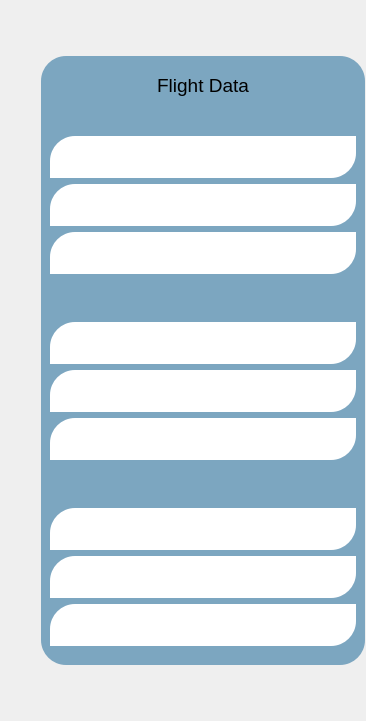
            <widget class="QWidget" name="RKT_model_page">
             <layout class="QHBoxLayout" name="horizontalLayout_20" stretch="6,1">
              <property name="spacing">
               <number>20</number>
              </property>
              <property name="leftMargin">
               <number>20</number>
              </property>
              <property name="topMargin">
               <number>20</number>
              </property>
              <property name="rightMargin">
               <number>0</number>
              </property>
              <property name="bottomMargin">
               <number>20</number>
              </property>
              <item>
               <widget class="QFrame" name="model_frame">
                <property name="styleSheet">
                 <string notr="true">background:#16222d;
border-radius: 25px;</string>
                </property>
                <property name="frameShape">
                 <enum>QFrame::StyledPanel</enum>
                </property>
                <property name="frameShadow">
                 <enum>QFrame::Raised</enum>
                </property>
               </widget>
              </item>
              <item>
               <widget class="QFrame" name="panel_temp_frame">
                <property name="styleSheet">
                 <string notr="true">background:transparent;</string>
                </property>
                <property name="frameShape">
                 <enum>QFrame::StyledPanel</enum>
                </property>
                <property name="frameShadow">
                 <enum>QFrame::Raised</enum>
                </property>
                <layout class="QVBoxLayout" name="verticalLayout_3">
                 <property name="leftMargin">
                  <number>0</number>
                 </property>
                 <property name="topMargin">
                  <number>35</number>
                 </property>
                 <property name="rightMargin">
                  <number>0</number>
                 </property>
                 <property name="bottomMargin">
                  <number>35</number>
                 </property>
                 <item>
                  <widget class="QFrame" name="RKT_model_panel">
                   <property name="styleSheet">
                    <string notr="true">background:#7CA6C0;
border-top-left-radius:25px;
border-bottom-left-radius:25px;
border-bottom-right-radius:25px;
border-top-right-radius:25px;</string>
                   </property>
                   <property name="frameShape">
                    <enum>QFrame::StyledPanel</enum>
                   </property>
                   <property name="frameShadow">
                    <enum>QFrame::Raised</enum>
                   </property>
                   <layout class="QVBoxLayout" name="verticalLayout_8" stretch="0,1,1,1">
                    <property name="spacing">
                     <number>30</number>
                    </property>
                    <property name="leftMargin">
                     <number>0</number>
                    </property>
                    <property name="topMargin">
                     <number>18</number>
                    </property>
                    <property name="rightMargin">
                     <number>0</number>
                    </property>
                    <property name="bottomMargin">
                     <number>10</number>
                    </property>
                    <item>
                     <widget class="QLabel" name="label">
                      <property name="font">
                       <font>
                        <pointsize>14</pointsize>
                       </font>
                      </property>
                      <property name="styleSheet">
                       <string notr="true">background:transparent;</string>
                      </property>
                      <property name="text">
                       <string>Flight Data</string>
                      </property>
                      <property name="alignment">
                       <set>Qt::AlignCenter</set>
                      </property>
                     </widget>
                    </item>
                    <item>
                     <widget class="QFrame" name="frame_28">
                      <property name="frameShape">
                       <enum>QFrame::StyledPanel</enum>
                      </property>
                      <property name="frameShadow">
                       <enum>QFrame::Raised</enum>
                      </property>
                      <layout class="QVBoxLayout" name="verticalLayout_9">
                       <item>
                        <widget class="QFrame" name="frame_31">
                         <property name="minimumSize">
                          <size>
                           <width>306</width>
                           <height>42</height>
                          </size>
                         </property>
                         <property name="styleSheet">
                          <string notr="true">background:white;
border-top-left-radius:25px;
border-bottom-left-radius:0px;
border-bottom-right-radius:25px;
border-top-right-radius:0px;</string>
                         </property>
                         <property name="frameShape">
                          <enum>QFrame::StyledPanel</enum>
                         </property>
                         <property name="frameShadow">
                          <enum>QFrame::Raised</enum>
                         </property>
                        </widget>
                       </item>
                       <item>
                        <widget class="QFrame" name="frame_33">
                         <property name="minimumSize">
                          <size>
                           <width>168</width>
                           <height>42</height>
                          </size>
                         </property>
                         <property name="styleSheet">
                          <string notr="true">background:white;
border-top-left-radius:25px;
border-bottom-left-radius:0px;
border-bottom-right-radius:25px;
border-top-right-radius:0px;</string>
                         </property>
                         <property name="frameShape">
                          <enum>QFrame::StyledPanel</enum>
                         </property>
                         <property name="frameShadow">
                          <enum>QFrame::Raised</enum>
                         </property>
                        </widget>
                       </item>
                       <item>
                        <widget class="QFrame" name="frame_32">
                         <property name="minimumSize">
                          <size>
                           <width>168</width>
                           <height>42</height>
                          </size>
                         </property>
                         <property name="styleSheet">
                          <string notr="true">background:white;
border-top-left-radius:25px;
border-bottom-left-radius:0px;
border-bottom-right-radius:25px;
border-top-right-radius:0px;</string>
                         </property>
                         <property name="frameShape">
                          <enum>QFrame::StyledPanel</enum>
                         </property>
                         <property name="frameShadow">
                          <enum>QFrame::Raised</enum>
                         </property>
                        </widget>
                       </item>
                      </layout>
                     </widget>
                    </item>
                    <item>
                     <widget class="QFrame" name="frame_29">
                      <property name="frameShape">
                       <enum>QFrame::StyledPanel</enum>
                      </property>
                      <property name="frameShadow">
                       <enum>QFrame::Raised</enum>
                      </property>
                      <layout class="QVBoxLayout" name="verticalLayout_10">
                       <item>
                        <widget class="QFrame" name="frame_34">
                         <property name="minimumSize">
                          <size>
                           <width>168</width>
                           <height>42</height>
                          </size>
                         </property>
                         <property name="styleSheet">
                          <string notr="true">background:white;
border-top-left-radius:25px;
border-bottom-left-radius:0px;
border-bottom-right-radius:25px;
border-top-right-radius:0px;</string>
                         </property>
                         <property name="frameShape">
                          <enum>QFrame::StyledPanel</enum>
                         </property>
                         <property name="frameShadow">
                          <enum>QFrame::Raised</enum>
                         </property>
                        </widget>
                       </item>
                       <item>
                        <widget class="QFrame" name="frame_36">
                         <property name="minimumSize">
                          <size>
                           <width>168</width>
                           <height>42</height>
                          </size>
                         </property>
                         <property name="styleSheet">
                          <string notr="true">background:white;
border-top-left-radius:25px;
border-bottom-left-radius:0px;
border-bottom-right-radius:25px;
border-top-right-radius:0px;</string>
                         </property>
                         <property name="frameShape">
                          <enum>QFrame::StyledPanel</enum>
                         </property>
                         <property name="frameShadow">
                          <enum>QFrame::Raised</enum>
                         </property>
                        </widget>
                       </item>
                       <item>
                        <widget class="QFrame" name="frame_35">
                         <property name="minimumSize">
                          <size>
                           <width>168</width>
                           <height>42</height>
                          </size>
                         </property>
                         <property name="styleSheet">
                          <string notr="true">background:white;
border-top-left-radius:25px;
border-bottom-left-radius:0px;
border-bottom-right-radius:25px;
border-top-right-radius:0px;</string>
                         </property>
                         <property name="frameShape">
                          <enum>QFrame::StyledPanel</enum>
                         </property>
                         <property name="frameShadow">
                          <enum>QFrame::Raised</enum>
                         </property>
                        </widget>
                       </item>
                      </layout>
                     </widget>
                    </item>
                    <item>
                     <widget class="QFrame" name="frame_30">
                      <property name="frameShape">
                       <enum>QFrame::StyledPanel</enum>
                      </property>
                      <property name="frameShadow">
                       <enum>QFrame::Raised</enum>
                      </property>
                      <layout class="QVBoxLayout" name="verticalLayout_11">
                       <item>
                        <widget class="QFrame" name="frame_38">
                         <property name="minimumSize">
                          <size>
                           <width>168</width>
                           <height>42</height>
                          </size>
                         </property>
                         <property name="styleSheet">
                          <string notr="true">background:white;
border-top-left-radius:25px;
border-bottom-left-radius:0px;
border-bottom-right-radius:25px;
border-top-right-radius:0px;</string>
                         </property>
                         <property name="frameShape">
                          <enum>QFrame::StyledPanel</enum>
                         </property>
                         <property name="frameShadow">
                          <enum>QFrame::Raised</enum>
                         </property>
                        </widget>
                       </item>
                       <item>
                        <widget class="QFrame" name="frame_39">
                         <property name="minimumSize">
                          <size>
                           <width>168</width>
                           <height>42</height>
                          </size>
                         </property>
                         <property name="styleSheet">
                          <string notr="true">background:white;
border-top-left-radius:25px;
border-bottom-left-radius:0px;
border-bottom-right-radius:25px;
border-top-right-radius:0px;</string>
                         </property>
                         <property name="frameShape">
                          <enum>QFrame::StyledPanel</enum>
                         </property>
                         <property name="frameShadow">
                          <enum>QFrame::Raised</enum>
                         </property>
                        </widget>
                       </item>
                       <item>
                        <widget class="QFrame" name="frame_37">
                         <property name="minimumSize">
                          <size>
                           <width>168</width>
                           <height>42</height>
                          </size>
                         </property>
                         <property name="styleSheet">
                          <string notr="true">background:white;
border-top-left-radius:25px;
border-bottom-left-radius:0px;
border-bottom-right-radius:25px;
border-top-right-radius:0px;</string>
                         </property>
                         <property name="frameShape">
                          <enum>QFrame::StyledPanel</enum>
                         </property>
                         <property name="frameShadow">
                          <enum>QFrame::Raised</enum>
                         </property>
                        </widget>
                       </item>
                      </layout>
                     </widget>
                    </item>
                   </layout>
                  </widget>
                 </item>
                </layout>
               </widget>
              </item>
             </layout>
            </widget>
